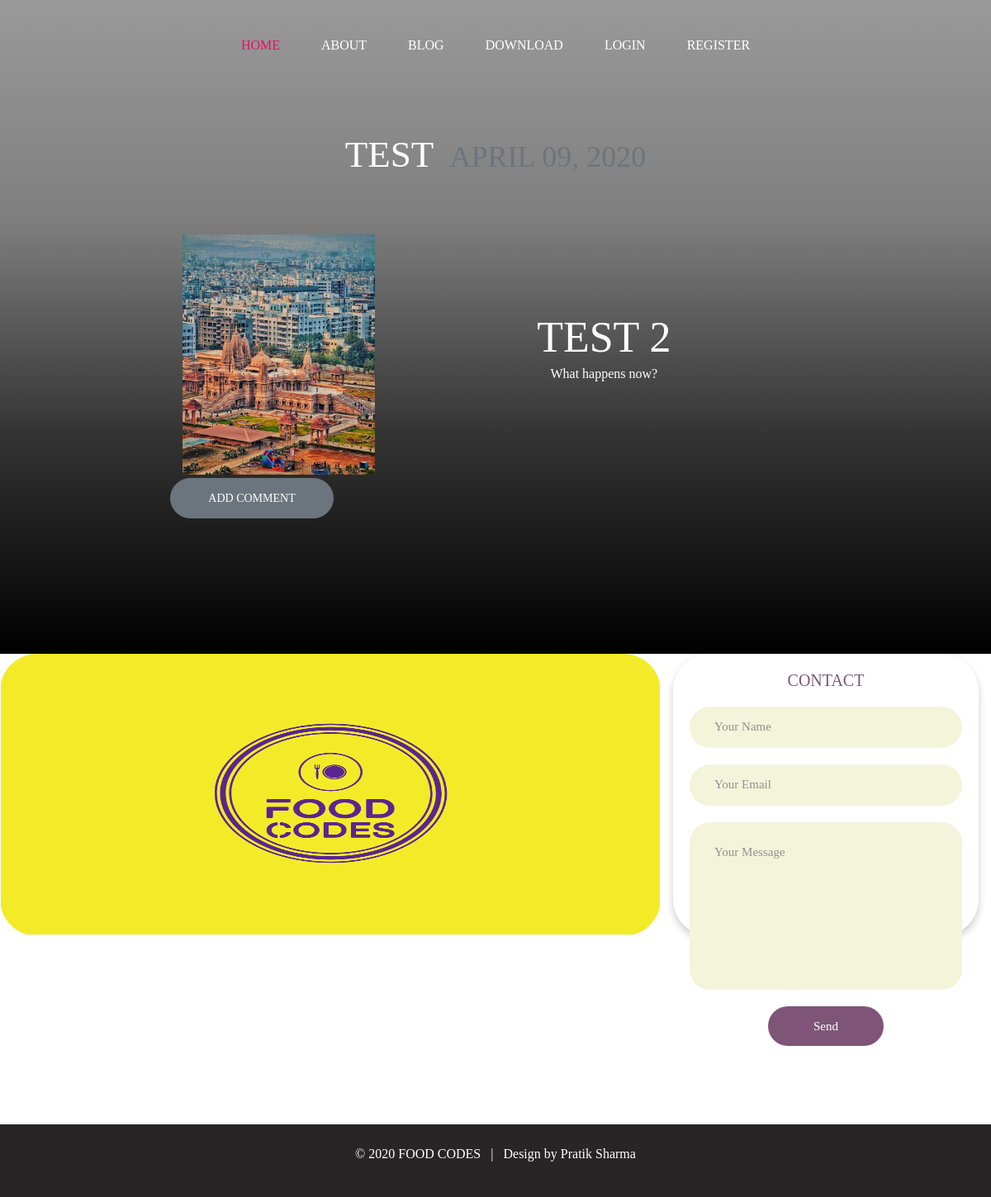
The page /post/35/ on the database its author committed.
### blog/models.py (models this page shows, shortened)
class Post(models.Model):
    title = models.CharField(max_length=50)
    photo = models.ImageField(upload_to='photos', blank=False)
    content = models.TextField()
    date_posted = models.DateTimeField(default=timezone.now)
    author = models.ForeignKey(User, on_delete=models.CASCADE)

### blog/views.py (the view)
# urls.py: path('post/<int:pk>/', PostDetailView.as_view(), name='post-detail'),
class PostDetailView(generic.DetailView):
    model = Post

### blog/templates/blog/post_detail.html (shortened to what this page needs)
{% extends 'blog/base.html' %}
{% block content %}
          <h2 class="card-title"><a class="mr-2" href="{% url 'user-posts' post.author.username %}">{{ post.author }}</a>
              <small class="text-muted">{{ post.date_posted|date:'F d, Y' }}</small>
          </h2>
          <div class="row single-blog">
            <div class="col-xl-4 col-lg-12 single-blog__img">
                {% if post.photo %}
                    <img class="card-img w-100" src="{{ post.photo.url }}" alt="">
                {% endif %}
            </div>
            <div class="col-xl-8 col-lg-12 single-blog__text">
                <h2><a class="article-title" href="{% url 'post-detail' post.id %}">{{ post.title }}</a></h2>
              <p>{{ post.content }}</p>
            </div>
              <a class="btn btn-secondary btn-sm mt-1 mb-1"  href="{% url 'add_comment_to_post' pk=post.pk %}">Add comment</a>
            {% for comment in post.comments.all %}
            <br>
                {% empty %}
                <p>No Comments!</p>
            {% endfor %}
          </div>
{% endblock %}

### blog/static/css/style.css (style rules this page uses)
* { margin: 0; padding: 0; }
body { font-size: 16px; font-family: "PT-Sans-Regular"; }
h1, h2, h3, h4, h5, h6 { font-family: "PT-Sans-Bold"; }
h2 { font-size: 25px; text-transform: uppercase; }
.card img { border-radius: 0; }
.fh5co-home-banner h2 { font-size: 52px; color: #fff; text-transform: uppercase; max-width: 730px; margin: 0 auto; }
.fh5co-home-banner a { text-transform: uppercase; color: #fff; width: 198px; border-radius: 40px; margin-top: 50px; padding: 13px 0; }
.blog-content-inner .card-title { margin-bottom: 70px; font-size: 45px; text-align: center; }
.single-blog { display: flex; align-items: center; margin-bottom: 50px; }
.single-blog:last-child { margin-bottom: 0; }

### rows shown on the page
Post: author "TEST", date_posted "APRIL 09, 2020", photo (picture), title "TEST 2", content "What happens now?"
